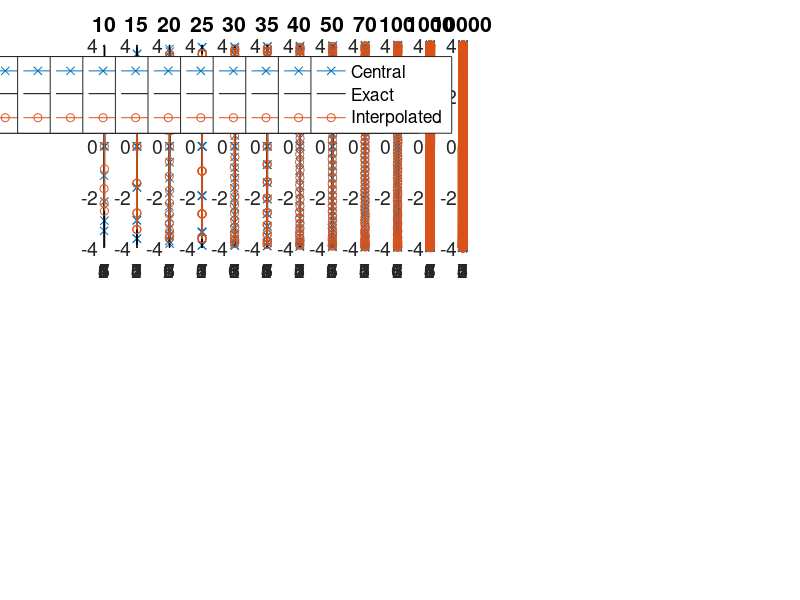
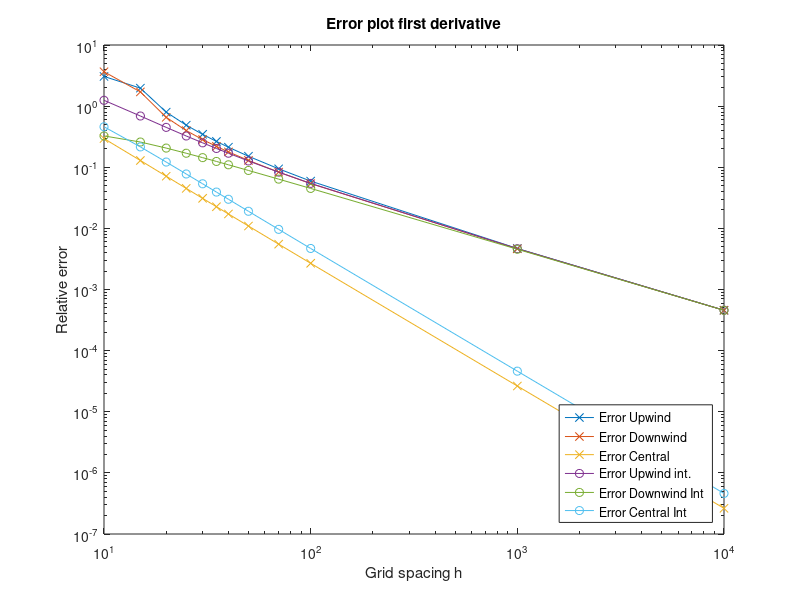
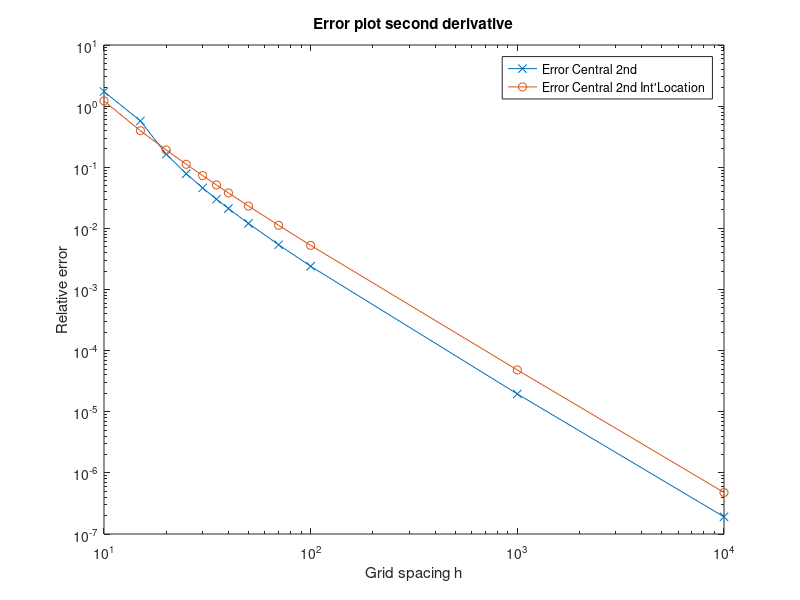

Write the MATLAB code that produced these figures, in order.
%% ---------------------------- Header --------------------------------- %%

%%% Numerische Methoden der Hydromechanik
%%% Assignment: 1
%%% Group: 2
%%% Members: Nick Pfeiffer, Andreas Mirlach, Julian Lenz, Faro Schäfer

% ----------------------------------------------------------------------- %

clear all
close all

%% grid and analytical solution 


%grid = [10,12,13,14,15,16,17,18,20,30,50,100,1000,10000];
grid = [10,15,20,25,30,35,40,50,70,100,1000,10000];
%grid = [2,4,6,8,10,12,14,16,18,20,30,40,60,100,1000];
% amount of grid points 
 
for j = 1:length(grid)

    % Number of grid points
    n = grid(j);

    % Grid spacing
    h = 2.0 * pi / (n-1);

    % Calculation of... 
    for i = 1 : n

        % ...coordinates
        x(i) = 0.0 + (i-1) * h;

        % ...analytical values of function and derivative
        f(i) = sin(2*x(i)); % analytical function
        dfe(i) = cos( 2*x(i) ) * 2; % analytical first derivative
        dfe2(i) = -sin( 2*x(i) ) * 4; % analytical second derivative
      
    end
    
%% Discretization for numerical solution

    for i = 1 : n

        % Periodic boundary conditions... 

        % ...for the first point
        if ( i == 1 )

            fp = f(i+1);
            fm = f(n-1);

        end

        % ...for the last point
        if ( i == n )

            fp = f(2);
            fm = f(n-1);

        end

        % If point is not at the boundaries 
        if ( ( i ~= 1 ) && ( i ~= n ) )
            fp = f(i+1);
            fm = f(i-1);
        end

        fi = f(i);

%% function values 

    % First derivative: Upwind
        dfn_U(i) = ( fi - fm ) / ( 1.0*h );
      
    % First derivative: Downwind
        dfn_D(i) = ( fp - fi ) / ( 1.0*h );
        
    % First derivative: Central
        dfn_C(i) = ( fp - fm ) / ( 2.0*h );
        
    % Second Derivative: Central 
        dfn_C2(i) = ( fp - 2*fi + fm ) / (h^2);

        
      

    % Error: Upwind
        er_U(i) = abs( ( dfe(i) - dfn_U(i) ) / dfe(i) );
    
    % Error: Downwind
        er_D(i) = abs( ( dfe(i) - dfn_D(i) ) / dfe(i) );
      
    % Error: Central first derivative
        er_C(i) = abs( ( dfe(i) - dfn_C(i) ) / dfe(i) );
        
    % Error: Central second derivative
        er_C2(i) = abs ( ( dfe2(i) - dfn_C2(i) ) / dfe(i) );


        
    end
    
%% Interpolation of Points
    
    xq = [0+h/2:h:h*(n-1)]; % x-values on which function values get interpolated: points in the middle of two grid points
    
    dfn_U_interp = interp1(x,dfn_U,xq); % Interpolated Points for Upwind
    dfn_D_interp = interp1(x,dfn_D,xq); % Interpolated Points for Downwind
    dfn_C_interp = interp1(x,dfn_C,xq); % Interpolated Points for Central
    dfn_C2_interp = interp1(x,dfn_C2,xq); % Interpolated Points for Central (second der.)
    
    for k = 1:n-1
    dfe_int(k) = cos( 2*xq(k) ) * 2; % analytical first derivative
    dfe2_int(k) = -sin( 2*xq(k) ) * 4; % analytical second derivative
  
        
        %% function values 

    % Error: Int_Upwind
        int_er_U(k) = abs( ( dfe_int(k) - dfn_U_interp(k) ) / dfe_int(k) );
    
    % Error: Int_Downwind
        int_er_D(k) = abs( ( dfe_int(k) - dfn_D_interp(k) ) / dfe_int(k) );
      
    % Error: Central first derivative
        int_er_C(k) = abs( ( dfe_int(k) - dfn_C_interp(k) ) / dfe_int(k) );
        
    % Error: Central second derivative
        int_er_C2(k) = abs ( ( dfe2_int(k) - dfn_C2_interp(k) ) / dfe_int(k) ); 
        
    end
    
    
    
    
%% Plots
    
    if j == 1 
        fig_first_derivative = figure;
        fig_second_derivative = figure;
    end
    
%     %plot first derivative 
%     set(0,'CurrentFigure',fig_first_derivative)
%     subplot(3,2,j)
%     %plot(x, dfn_U, '-', x, dfn_D, '-', x, dfn_C, '-', x, dfe, '-k') % values of numerical difference scheme
%     hold on 
%     plot(xq, dfn_U_interp, '-', xq, dfn_D_interp, '-', xq, dfn_C_interp, '-',x, dfe, '-k') % interpolated values
%     legend('Upwind','Downwind','Central', 'Exact')
%     set(gca,'FontSize',14); 
%     title(n);
%     hold off

    % plot second derivative
    set(0,'CurrentFigure',fig_second_derivative)
    subplot(2,20,j)
    plot(x, dfn_C2, '-x', x, dfe2, '-k') % values of numerical difference scheme
    hold on
    plot(xq, dfn_C2_interp, '-o') % interpolated values
    legend('Central', 'Exact', "Interpolated")
    set(gca,'FontSize',14); 
    title(n);
    
    % Storing grid spacing and relative error in matrix
%         error(j,1) = h;
%         error(j,2) = mean(er_U);
%         error(j,3) = mean(er_D);
%         error(j,4) = mean(er_C);
%         error(j,5) = mean(er_C2);
%         error(j,6) = mean(int_er_U);
%         error(j,7) = mean(int_er_D);
%         error(j,8) = mean(int_er_C);
%         error(j,9) = mean(int_er_C2);
%     
    %error(j,1) = h;
    error(j,2) = er_U(n/5);
    error(j,3) = er_D(n/5);
    error(j,4) = er_C(n/5);
    
    error(j,5) = int_er_U(n/5);
    error(j,6) = int_er_D(n/5);
    error(j,7) = int_er_C(n/5);
    
%     error(j,2) = er_U(n/2);
%     error(j,3) = er_D(n/2);
%     error(j,4) = er_C(n/2);
%     
%     error(j,5) = int_er_U(n/2);
%     error(j,6) = int_er_D(n/2);
%     error(j,7) = int_er_C(n/2);
    
    
    
     error(j,8) = er_C2(n/5);
     error(j,9) = int_er_C2(n/5);
     error(j,1)=n;
    
    end
    



% Plotting of error over grid spacing in log scale
figure
    loglog(error(:,1),error(:,2),'-x',error(:,1),error(:,3),'-x',error(:,1),error(:,4),'-x'...
        ,error(:,1),error(:,5),'-o',error(:,1),error(:,6),'-o',error(:,1),error(:,7),'-o');
    
    
    title('Error plot first derivative');
    xlabel('Grid spacing h');
    ylabel('Relative error');
    legend('Error Upwind','Error Downwind','Error Central',...
        'Error Upwind int.','Error Downwind Int','Error Central Int',...
        'Location','SouthEast')

% Plotting of error over grid spacing in log scale

% Plotting of error over grid spacing in log scale
figure
    loglog(error(:,1),error(:,8),'-x',error(:,1),error(:,9),'-o');
    title('Error plot second derivative');
    xlabel('Grid spacing h');
    ylabel('Relative error');
    legend('Error Central 2nd','Error Central 2nd Int''Location','SouthEast')
